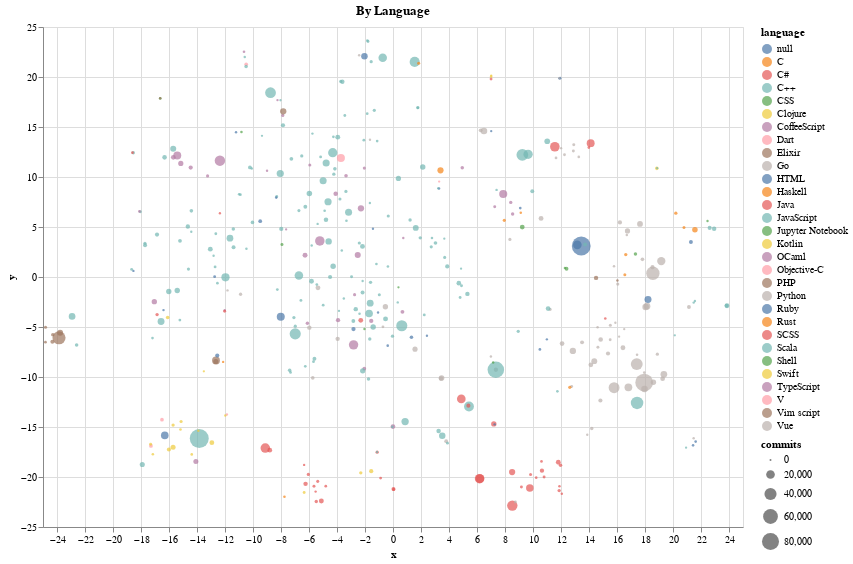

This figure's notebook cell:
### Markdown cell above
## Visualization

### Code cell
alt.Chart(tsne_df, title="Node Embedding by Programming Language").mark_circle(size=150).encode(
    x='x', y='y', color='language', size='commits', tooltip=['slug']).interactive().properties(
    width=700, height=500)

### Figure 1 — Vega-Lite specification as saved in the notebook (floating-point values rounded to 4 significant figures; data arrays with more than 128 entries replaced by an {"elided": "..."} marker saying what was removed)
{"config": {"view": {"continuousWidth": 400, "continuousHeight": 300}}, "data": {"name": "data-3f7131285c5c93dba2a4f89af599200d"}, "mark": {"type": "circle", "size": 150}, "encoding": {"color": {"type": "nominal", "field": "language"}, "size": {"type": "quantitative", "field": "commits"}, "tooltip": [{"type": "nominal", "field": "slug"}], "x": {"type": "quantitative", "field": "x"}, "y": {"type": "quantitative", "field": "y"}}, "height": 500, "selection": {"selector005": {"type": "interval", "bind": "scales", "encodings": ["x", "y"]}}, "title": "By Language", "width": 700, "$schema": "https://vega.github.io/schema/vega-lite/v4.8.1.json", "datasets": {"data-3f7131285c5c93dba2a4f89af599200d": {"elided": "416 records"}}}
